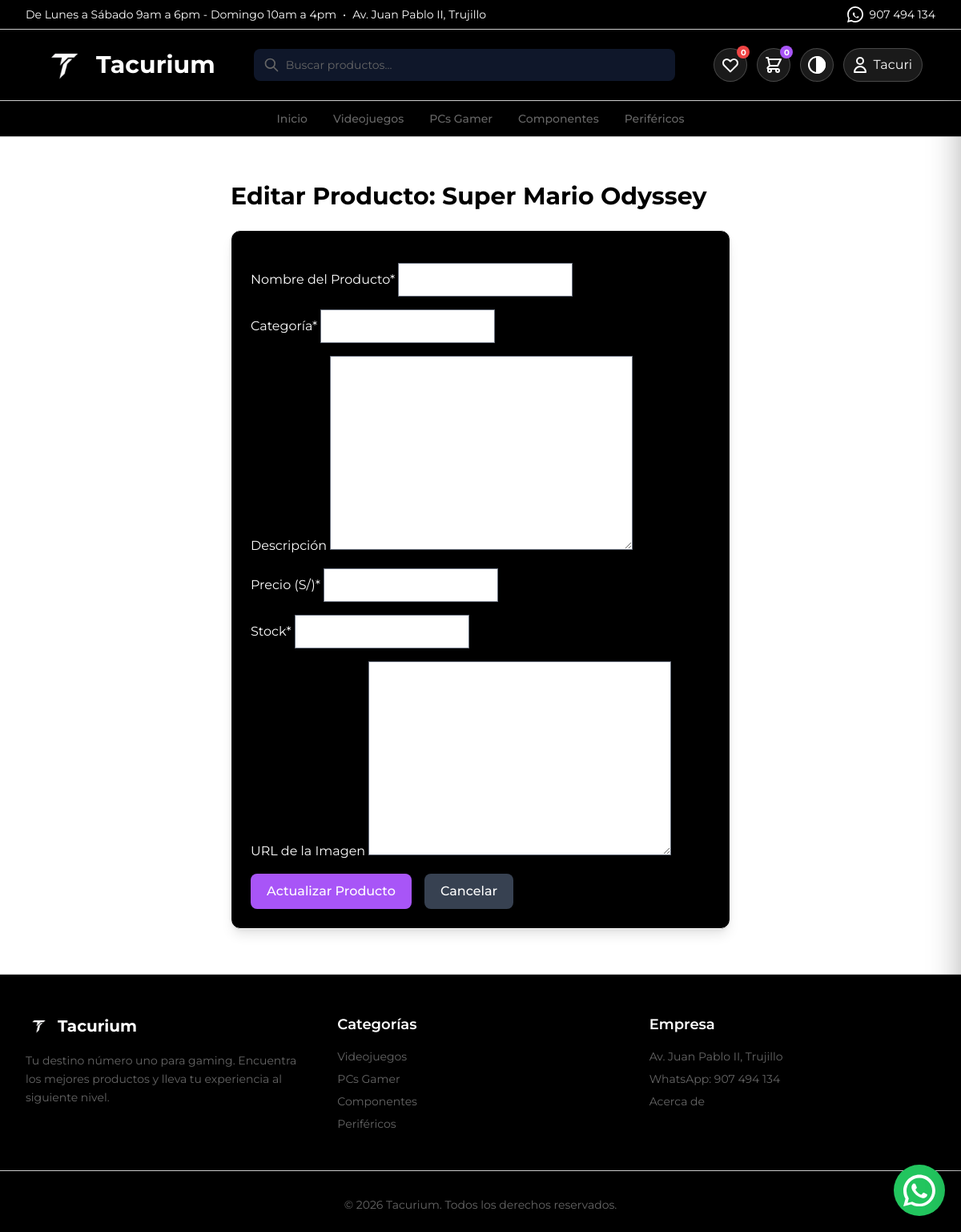
The page /editarproducto/1/ (signed in) on the database its author committed.
### productos/models.py (models this page shows, shortened)
class User(AbstractUser):
    name = models.CharField(max_length=255, blank=True, null=True)
    role = models.CharField(max_length=50, default='user')
    foto = models.TextField(default='/images/p_default.png')
    estado = models.BooleanField(default=True)
    class Meta:
        db_table = 'users'

class Producto(models.Model):
    nombre = models.CharField(max_length=255)
    categoria = models.CharField(max_length=255)
    descripcion = models.TextField(blank=True, null=True)
    precio = models.DecimalField(max_digits=8, decimal_places=2)
    stock = models.IntegerField(default=0)
    imagen = models.TextField(blank=True, null=True)
    estado = models.BooleanField(default=True)
    created_at = models.DateTimeField(auto_now_add=True)
    updated_at = models.DateTimeField(auto_now=True)
    class Meta:
        db_table = 'productos'

### productos/views.py (the view)
# urls.py: path('editarproducto/<int:id>/', views.editar_producto, name='productos.edit'),
@user_passes_test(is_admin, login_url='home')
def editar_producto(request, id):
    producto = get_object_or_404(Producto, id=id, estado=True)
    if request.method == 'POST':
        form = ProductoForm(request.POST, instance=producto)
        if form.is_valid():
            form.save()
            messages.success(request, 'Producto actualizado exitosamente')
            return redirect('admin')
        else:
            messages.error(request, 'Error al actualizar el producto.')
    else:
        form = ProductoForm(instance=producto)
    return render(request, 'subpaginas/editar_producto.html', {'form': form, 'producto': producto})

### productos/forms.py
class ProductoForm(forms.ModelForm):
    class Meta:
        model = Producto
        fields = ['nombre', 'categoria', 'descripcion', 'precio', 'stock', 'imagen']
        labels = {
            'nombre': 'Nombre del Producto',
            'categoria': 'Categoría',
            'descripcion': 'Descripción',
            'precio': 'Precio (S/)',
            'stock': 'Stock',
            'imagen': 'URL de la Imagen',
        }

### productos/views.py (called while the page is built)
def is_admin(user):
    return user.is_authenticated and user.role == 'admin'

### templates/subpaginas/editar_producto.html (shortened to what this page needs)
{% extends 'plantilla.html' %}
{% load crispy_forms_tags %}
{% block content %}
<div class="container mx-auto p-6 max-w-2xl">
    <h1 class="text-3xl font-bold text-black dark:text-white mb-6">Editar Producto: {{ producto.nombre }}</h1>
    <div class="bg-black border border-white rounded-xl p-6 shadow-lg text-white">
        <form method="POST" class="space-y-4">
            {{ form|crispy }}
            <div class="flex items-center gap-4 mt-6">
                <button type="submit" class="px-5 py-2.5 bg-primary text-white font-medium rounded-lg hover:bg-purple-600 transition-colors">
                    Actualizar Producto
                </button>
                <a href="{% url 'admin' %}" class="px-5 py-2.5 bg-gray-700 text-white font-medium rounded-lg hover:bg-gray-600 transition-colors">
                    Cancelar
                </a>
            </div>
        </form>
    </div>
</div>
{% endblock %}

### templates/plantilla.html (shortened to what this page needs)
{% load static %}
<!DOCTYPE html>
<html lang="es">
<head>
    <script src="https://cdn.tailwindcss.com"></script>
    <link href="https://cdn.jsdelivr.net/npm/flowbite@2.3.0/dist/flowbite.min.css" rel="stylesheet" />
</head>
<body class="min-h-screen flex flex-col relative dark:bg-black">
    <div class="bg-black text-white border-b border-bordercolor">
        <div
            class="max-w-7xl mx-auto px-4 sm:px-6 lg:px-8 py-2 flex flex-col md:flex-row items-center justify-between gap-2 text-sm">
            <div class="flex flex-col sm:flex-row sm:items-center gap-2 text-center md:text-left">
                <span>De Lunes a Sábado 9am a 6pm - Domingo 10am a 4pm</span>
                <span class="hidden sm:inline">•</span>
                <span>Av. Juan Pablo II, Trujillo</span>
            </div>
            <a href="https://api.whatsapp.com/send?phone=51907494134&text=Hola,%20quiero%20más%20información" target="_blank"
                class="inline-flex items-center gap-2 text-white hover:text-slate-200">
                <span>907 494 134</span>
            </a>
        </div>
    </div>
    <header class="bg-black border-b border-bordercolor py-3 sticky top-0 z-50">
        <div class="max-w-6xl mx-auto px-3 sm:px-4 lg:px-6 flex flex-wrap items-center justify-between gap-4">
            <a href="{% url 'home' %}" class="flex items-center gap-2 text-white font-bold text-3xl min-w-0">
                <img src="{% static 'images/Logo.png' %}" alt="Tacurium - Tienda de Gaming" class="w-16 h-16 shrink-0">
                <span class="text-3xl truncate">Tacurium</span>
            </a>
            <div class="hidden md:flex flex-1 min-w-0 max-w-xl mx-0 md:mx-8 relative items-center gap-4">
                <div class="relative flex-1 min-w-0">
                    <form method="GET" action="">
                        <div class="absolute inset-y-0 left-0 pl-3 flex items-center pointer-events-none">
                        </div>
                        <input type="text" id="searchInput" name="buscar" value="{{ buscar|default:'' }}"
                            class="bg-slate-900 border-0 text-white text-sm rounded-lg focus:ring-primary focus:border-primary block w-full min-w-0 pl-10 p-2.5 placeholder-textsec"
                            placeholder="Buscar productos..." aria-label="Buscar productos">
                    </form>
                </div>
            </div>
            <div class="flex flex-wrap items-center gap-3 justify-end">
                <button
                    class="relative inline-flex items-center justify-center rounded-full border border-white/20 bg-white/10 p-2 text-white transition-colors hover:bg-white hover:text-black"
                    id="wishlistOpenBtn" aria-label="Favoritos">
                    <svg class="w-6 h-6" fill="none" stroke="currentColor" viewBox="0 0 24 24" aria-hidden="true">
                        <path stroke-linecap="round" stroke-linejoin="round" stroke-width="2"
                            d="M4.318 6.318a4.5 4.5 0 000 6.364L12 20.364l7.682-7.682a4.5 4.5 0 00-6.364-6.364L12 7.636l-1.318-1.318a4.5 4.5 0 00-6.364 0z">
                        </path>
                    </svg>
                    <span id="wishlistCounter"
                        class="absolute -top-1 -right-1 bg-red-500 text-white text-[10px] font-bold rounded-full w-4 h-4 flex items-center justify-center">0</span>
                </button>
                <button id="cartOpenBtn"
                    class="relative inline-flex items-center justify-center rounded-full border border-white/20 bg-white/10 p-2 text-white transition-colors hover:bg-white hover:text-black"
                    aria-label="Carrito">
                    <span id="cartCounter"
                        class="absolute -top-1 -right-1 bg-primary text-white text-[10px] font-bold rounded-full w-4 h-4 flex items-center justify-center">0</span>
                </button>
                <button id="modeBtn"
                    class="relative inline-flex items-center justify-center rounded-full border border-white/20 bg-white/10 p-2 text-white transition-colors hover:bg-white hover:text-black"
                    aria-label="Cambiar modo claro/oscuro">
                    <svg class="w-6 h-6" fill="none" stroke="currentColor" viewBox="0 0 24 24" aria-hidden="true">
                        <path stroke-linecap="round" stroke-linejoin="round" stroke-width="2"
                            d="M12 2a10 10 0 0 1 0 20V2z" fill="currentColor"></path>
                        <circle cx="12" cy="12" r="10" stroke="currentColor" stroke-width="2" />
                    </svg>
                </button>
                {% if not user.is_authenticated %}
                    <button id="loginBtn"
                        class="relative inline-flex items-center justify-center rounded-full border border-white/20 bg-white/10 p-2 text-white transition-colors hover:bg-white hover:text-black"
                        aria-label="Perfil">
                        <svg class="w-6 h-6" fill="none" stroke="currentColor" viewBox="0 0 24 24">
                            <path stroke-linecap="round" stroke-linejoin="round" stroke-width="2"
                                d="M16 7a4 4 0 11-8 0 4 4 0 018 0zM12 14a7 7 0 00-7 7h14a7 7 0 00-7-7z"></path>
                        </svg>
                        <span class="hidden sm:inline px-1">Iniciar Sesión</span>
                    </button>
                {% else %}
                    <a href="{% url 'usuario' %}"
                        class="relative inline-flex items-center justify-center rounded-full border border-white/20 bg-white/10 p-2 text-white transition-colors hover:bg-white hover:text-black"
                        aria-label="Perfil">
                        <svg class="w-6 h-6" fill="none" stroke="currentColor" viewBox="0 0 24 24">
                            <path stroke-linecap="round" stroke-linejoin="round" stroke-width="2"
                                d="M16 7a4 4 0 11-8 0 4 4 0 018 0zM12 14a7 7 0 00-7 7h14a7 7 0 00-7-7z"></path>
                        </svg>
                        <span class="hidden sm:inline px-1">{{ user.name|default:user.username }}</span>
                    </a>
                {% endif %}
            </div>
        </div>
    </header>
    <nav id="mobileNav" class="bg-black border-b border-bordercolor hidden md:block w-full">
        <ul
            class="max-w-7xl mx-auto px-4 sm:px-6 lg:px-8 flex flex-col md:flex-row items-center justify-center gap-6 md:gap-8 text-sm font-medium whitespace-nowrap py-4 md:py-3">
            <li><a href="{% url 'home' %}" class="text-textsec hover:text-white transition-colors">Inicio</a></li>
            <li><a href="{% url 'videojuegos' %}"
                    class="text-textsec hover:text-white transition-colors">Videojuegos</a></li>
            <li><a href="{% url 'pcsgamer' %}" class="text-textsec hover:text-white transition-colors">PCs Gamer</a>
            </li>
            <li><a href="{% url 'componentes' %}"
                    class="text-textsec hover:text-white transition-colors">Componentes</a></li>
            <li><a href="{% url 'perifericos' %}"
                    class="text-textsec hover:text-white transition-colors">Periféricos</a></li>
        </ul>
    </nav>
    <main class="grow max-w-7xl mx-auto px-4 sm:px-6 lg:px-8 py-8 w-full">
        {% block content %}
        {% endblock %}
    </main>
    <footer class="bg-black border-t border-bordercolor pt-12 pb-6 mt-auto">
        <div class="max-w-7xl mx-auto px-4 sm:px-6 lg:px-8 grid grid-cols-1 md:grid-cols-2 lg:grid-cols-3 gap-8">
            <div class="text-left">
                <a href="{% url 'home' %}" class="inline-flex items-center gap-2 text-white font-bold text-xl mb-4">
                    <img src="{% static 'images/Logo.png' %}" alt="Tacurium Logo" class="w-8 h-8">
                    <span>Tacurium</span>
                </a>
                <p class="text-textsec text-sm leading-relaxed">Tu destino número uno para gaming. Encuentra los mejores
                    productos y lleva tu experiencia al siguiente nivel.</p>
            </div>
            <div class="text-left">
                <h4 class="text-white font-semibold mb-4 text-lg">Categorías</h4>
                <ul class="space-y-2 text-sm text-textsec">
                    <li><a href="{% url 'videojuegos' %}"
                            class="hover:text-primary transition-colors">Videojuegos</a></li>
                    <li><a href="{% url 'pcsgamer' %}" class="hover:text-primary transition-colors">PCs Gamer</a>
                    </li>
                    <li><a href="{% url 'componentes' %}"
                            class="hover:text-primary transition-colors">Componentes</a></li>
                    <li><a href="{% url 'perifericos' %}"
                            class="hover:text-primary transition-colors">Periféricos</a></li>
                </ul>
            </div>
            <div class="text-left">
                <h4 class="text-white font-semibold mb-4 text-lg">Empresa</h4>
                <ul class="space-y-2 text-sm text-textsec">
                    <li>Av. Juan Pablo II, Trujillo</li>
                    <li><a href="https://api.whatsapp.com/send?phone=51907494134&text=Hola,%20quiero%20más%20información" target="_blank"
                            class="hover:text-white transition-colors">WhatsApp: 907 494 134</a></li>
                    <li><a href="{% url 'acerca' %}" class="hover:text-white transition-colors">Acerca de</a></li>
                </ul>
            </div>
        </div>
        <div
            class="max-w-7xl mx-auto px-4 sm:px-6 lg:px-8 mt-12 pt-8 border-t border-bordercolor text-center flex flex-col items-center justify-center gap-4">
            <p class="text-textsec text-sm">© 2026 Tacurium. Todos los derechos reservados.</p>
        </div>
    </footer>
    <a href="https://api.whatsapp.com/send?phone=51907494134&text=Hola,%20quiero%20más%20información" target="_blank"
        class="fixed bottom-5 right-5 z-999 bg-green-500 hover:bg-green-600 text-white p-3 rounded-full shadow-lg transition-all z-50 duration-300 hover:scale-110"
        aria-label="Contactar por WhatsApp">
    </a>
</body>
</html>

### templates/plantilla.html (style rules this page uses)
body { font-family: 'Montserrat', sans-serif; background-color: #FFFFFF; color: black; }

### rows shown on the page
User: name "Tacuri"
Producto: nombre "Super Mario Odyssey", categoria "Videojuegos", descripcion "Nintendo Switch", precio "59.99", stock "100", imagen "https://static.wikia.nocookie.net/mario/images/9/9c/Super_Mario_Odyssey_Boxart.jpg/revision/latest?cb=20170830221356&path-prefix=es"
